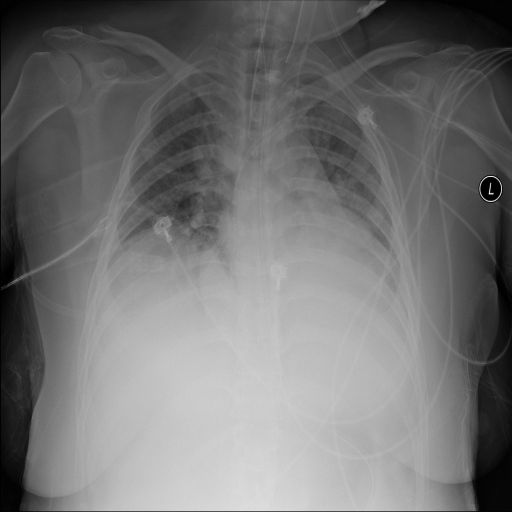
#> input picture test_xray.png, 1024 x 1024 px (shown at 1/2 size)
$ python -i preprocessing.py   (imports and definitions only)
#> lines starting #> are read from the running program, lines starting #| are printed output that depends on the picture
### utils/logger.py
"""Minimal logger: prints `[CV] message` to stdout."""
from __future__ import annotations

import logging
import sys

import config

_FORMAT = "[CV] %(message)s"


def get_logger(name: str = "cv") -> logging.Logger:
    """Return a configured logger (handlers are attached once)."""
    logger = logging.getLogger(f"medical_cv.{name}")
    if not logger.handlers:
        handler = logging.StreamHandler(sys.stdout)
        handler.setFormatter(logging.Formatter(_FORMAT))
        logger.addHandler(handler)
        logger.setLevel(getattr(logging, config.LOG_LEVEL.upper(), logging.INFO))
        logger.propagate = False
    return logger

### cv/preprocessing.py
"""OpenCV preprocessing. Never mutates the original image."""
from __future__ import annotations

from typing import List, Tuple
import cv2
import numpy as np

from config import PreprocessConfig
from cv.coordinates import ResizeTransform
from cv.image_loader import scale_to_8bit
from cv.schemas import PreprocessedImage
from utils.logger import get_logger

logger = get_logger("preprocessor")
#> further down, picture is the input picture: shape (1024, 1024, 3); min 0, max 255, mean 115.1


class Preprocessor:
    """Grayscale conversion, aspect-preserving letterboxing, CLAHE, denoising, and normalization."""

    name = "Preprocessor"

    def __init__(self, preprocess_config: PreprocessConfig | None = None) -> None:
        self.config = preprocess_config or PreprocessConfig()

    @property
    def ready(self) -> bool:
        return True

    def to_8bit_grayscale(self, image: np.ndarray) -> np.ndarray:
        """Convert any image (16-bit, multi-channel RGB) to 8-bit single-channel grayscale."""
        if image is None or image.size == 0:
            raise ValueError("Cannot convert empty image to grayscale")

        working = image.copy()
        # Scale multi-bit (e.g. 16-bit) to 8-bit
        if working.dtype != np.uint8:
            working = scale_to_8bit(working)

        # Convert multi-channel to grayscale
        if working.ndim == 3:
            if working.shape[2] == 3:
                working = cv2.cvtColor(working, cv2.COLOR_RGB2GRAY)
            elif working.shape[2] == 4:
                working = cv2.cvtColor(working[:, :, :3], cv2.COLOR_RGB2GRAY)
            elif working.shape[2] == 1:
                working = working.squeeze(axis=2)

        return working

    def letterbox_resize(
        self,
        img: np.ndarray,
        target_size: Tuple[int, int],
        pad_value: int | None = None,
    ) -> Tuple[np.ndarray, ResizeTransform]:
        """Generic aspect-preserving resize with centered border padding.

        Args:
            img: 2D or 3D numpy array.
            target_size: (target_width, target_height).
            pad_value: constant value for padding border (default from config: 0 / black).

        Returns:
            Tuple of (padded_image, ResizeTransform)
        """
#> called with target_size = (640, 640), pad_value = 0
        if pad_value is None:
            pad_value = self.config.letterbox_pad_value

        orig_h, orig_w = img.shape[:2]
#> orig_h = 1024; orig_w = 1024
        target_w, target_h = target_size

        scale = min(target_w / orig_w, target_h / orig_h)
#> scale = 0.625
        new_w = max(1, int(round(orig_w * scale)))
#> new_w = 640
        new_h = max(1, int(round(orig_h * scale)))
#> new_h = 640

        resized = cv2.resize(img, (new_w, new_h), interpolation=cv2.INTER_LINEAR)
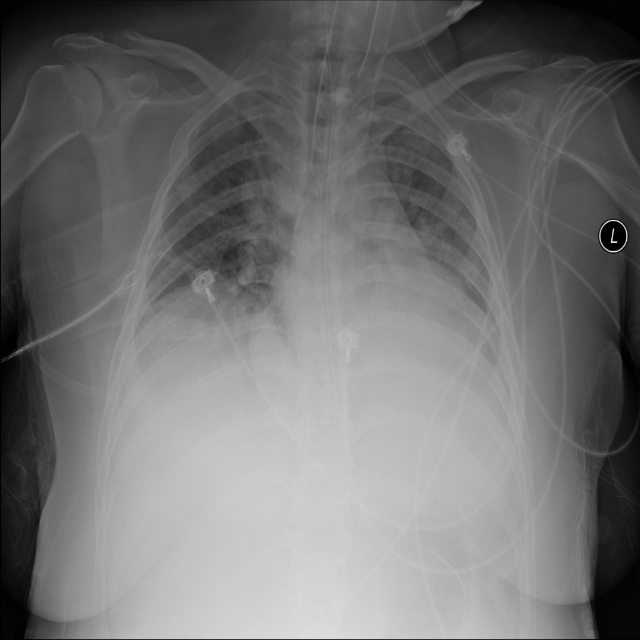
#> resized: shape (640, 640); min 0, max 239, mean 115

        pad_x = (target_w - new_w) // 2
#> pad_x = 0
        pad_y = (target_h - new_h) // 2
#> pad_y = 0

        if img.ndim == 2:
            canvas = np.full((target_h, target_w), pad_value, dtype=img.dtype)
            canvas[pad_y:pad_y + new_h, pad_x:pad_x + new_w] = resized
        else:
            canvas = np.full((target_h, target_w, img.shape[2]), pad_value, dtype=img.dtype)
            canvas[pad_y:pad_y + new_h, pad_x:pad_x + new_w, :] = resized

        transform = ResizeTransform(
            original_size=(orig_w, orig_h),
            model_size=(target_w, target_h),
            scale=scale,
            pad_x=pad_x,
            pad_y=pad_y,
        )
        return canvas, transform

    def apply_clahe(
        self,
        img: np.ndarray,
        clip_limit: float | None = None,
        tile_grid: Tuple[int, int] | None = None,
    ) -> np.ndarray:
        """Apply Contrast Limited Adaptive Histogram Equalization."""
        clip = clip_limit if clip_limit is not None else self.config.clahe_clip_limit
        grid = tile_grid if tile_grid is not None else self.config.clahe_tile_grid
        clahe = cv2.createCLAHE(clipLimit=clip, tileGridSize=grid)
        return clahe.apply(img)
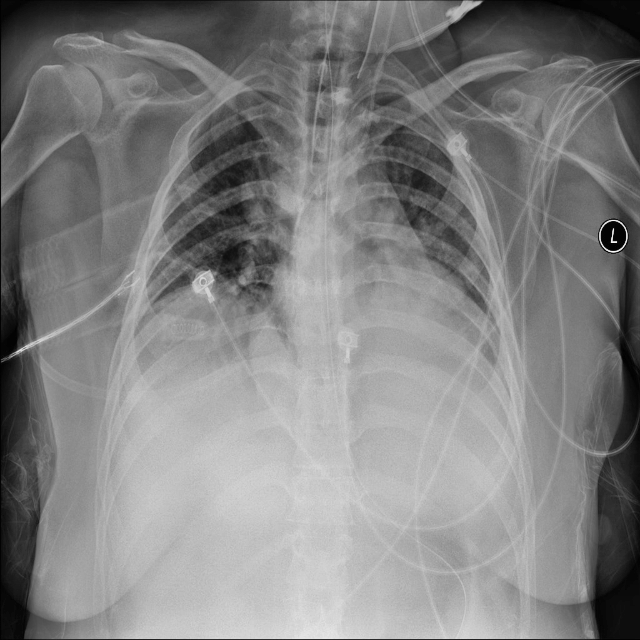
#> returned value: shape (640, 640); min 1, max 248, mean 129.7

    def denoise(self, img: np.ndarray) -> np.ndarray:
        """Apply noise reduction (fastNlMeans for uint8 or Gaussian smoothing)."""
        if img.dtype == np.uint8 and img.ndim == 2:
            return cv2.fastNlMeansDenoising(img, None, h=10, templateWindowSize=7, searchWindowSize=21)
        return cv2.GaussianBlur(img, (3, 3), 0)

    def sharpen(self, img: np.ndarray) -> np.ndarray:
        """Sharpen image using unsharp masking."""
        blurred = cv2.GaussianBlur(img, (0, 0), 3)
        return cv2.addWeighted(img, 1.5, blurred, -0.5, 0)

    def normalize(self, img: np.ndarray) -> np.ndarray:
        """Produce normalized model-ready float32 array in range [0.0, 1.0]."""
        return (img.astype(np.float32) / 255.0).clip(0.0, 1.0)

    def preprocess(self, image: np.ndarray) -> PreprocessedImage:
        """Execute complete modular preprocessing pipeline on an image copy."""
        if image is None or image.size == 0:
            raise ValueError("Cannot preprocess empty image")

        # NON-NEGOTIABLE RULE: Original image is NEVER modified
        working = image.copy()
        steps: List[str] = []

        # 1. Convert to 8-bit single-channel grayscale
        working = self.to_8bit_grayscale(working)
        steps.append("to_8bit_grayscale")

        # 2. Aspect-ratio-preserving letterbox resize
        if self.config.keep_aspect_ratio:
            working, transform = self.letterbox_resize(
                working, self.config.target_size, self.config.letterbox_pad_value
            )
            steps.append(
                f"letterbox_resize(target={self.config.target_size}, scale={transform.scale:.4f}, pad=({transform.pad_x},{transform.pad_y}))"
            )
        else:
            orig_h, orig_w = working.shape[:2]
            target_w, target_h = self.config.target_size
            working = cv2.resize(working, (target_w, target_h), interpolation=cv2.INTER_LINEAR)
            transform = ResizeTransform(
                original_size=(orig_w, orig_h),
                model_size=(target_w, target_h),
                scale=target_w / orig_w,
                pad_x=0,
                pad_y=0,
            )
            steps.append(f"direct_resize(target={self.config.target_size})")

        # 3. CLAHE contrast enhancement
        if self.config.apply_clahe:
            working = self.apply_clahe(working)
            steps.append(
                f"clahe(clip={self.config.clahe_clip_limit}, grid={self.config.clahe_tile_grid})"
            )

        # 4. Optional denoising
        if self.config.denoise:
            working = self.denoise(working)
            steps.append("denoise")

        # 5. Optional sharpening
        if self.config.sharpen:
            working = self.sharpen(working)
            steps.append("sharpen")

        # Display-safe copy is uint8
        display_image = working.copy()

        # 6. Model-ready normalized float32 array [0, 1]
        model_input = None
        if self.config.normalize_float:
            model_input = self.normalize(working)
            steps.append("normalize_float32[0,1]")

        logger.info(
            "Preprocessed image %s -> %s via: %s",
            transform.original_size,
            transform.model_size,
            ", ".join(steps),
        )
#| [CV] Preprocessed image (1024, 1024) -> (640, 640) via: to_8bit_grayscale, letterbox_resize(target=(640, 640), scale=0.6250, pad=(0,0)), clahe(clip=2.0, grid=(8, 8)), normalize_float32[0,1]
        return PreprocessedImage(
            image=display_image,
            transform=transform,
            steps=steps,
            model_input=model_input,
        )

>>> import cv2
>>> picture = cv2.cvtColor(cv2.imread('../test_xray.png'), cv2.COLOR_BGR2RGB)
>>> result = Preprocessor().preprocess(picture)
